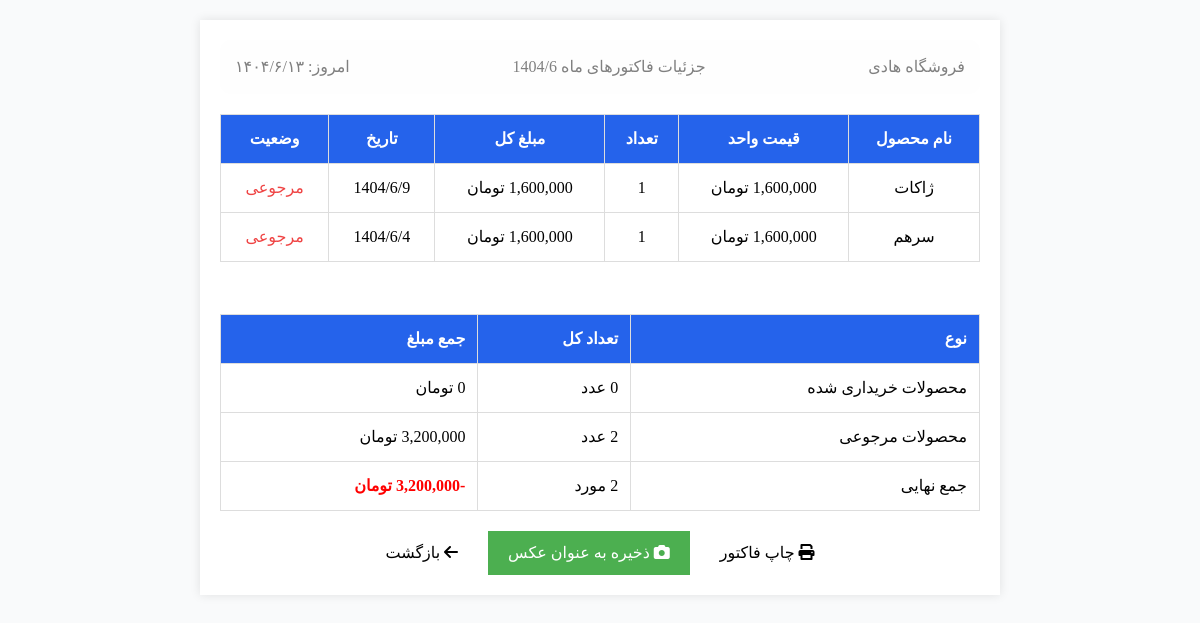
Screenshot of /factor_details.php?month=1404/6 with the database file from the repository.
### tables this page shows
CREATE TABLE IF NOT EXISTS `factor` (
  `id` int NOT NULL AUTO_INCREMENT,
  `name` varchar(255) NOT NULL,
  `price` decimal(10,2) NOT NULL,
  `stock` int NOT NULL,
  `final_price` decimal(10,2) NOT NULL,
  `date` varchar(10) NOT NULL,
  `returned` tinyint(1) DEFAULT '0',
  `created_at` timestamp NULL DEFAULT CURRENT_TIMESTAMP,
  PRIMARY KEY (`id`)
);

### factor_details.php (the view, shortened to what this page needs)
<?php
try {
    $pdo = new PDO("mysql:host=localhost;dbname=salam;charset=utf8", "root", "");
    $pdo->setAttribute(PDO::ATTR_ERRMODE, PDO::ERRMODE_EXCEPTION);
} catch (PDOException $e) {
    die("اتصال به دیتابیس ناموفق بود: " . $e->getMessage());
}
$month = $_GET['month'] ?? '';
$month = htmlspecialchars($month);
$monthParts = explode('/', $month);
$year = $monthParts[0] ?? '';
$monthNum = $monthParts[1] ?? '';
$stmt = $pdo->prepare("
    SELECT * FROM factor
    WHERE date LIKE :month_pattern
    ORDER BY returned ASC, date DESC
");
$stmt->execute([':month_pattern' => "$year/$monthNum/%"]);
$invoices = $stmt->fetchAll(PDO::FETCH_ASSOC);
$totalNormalProducts = 0;
$totalReturnedProducts = 0;
$totalNormalAmount = 0;
$totalReturnedAmount = 0;
foreach ($invoices as $invoice) {
    if ($invoice['returned'] == 1) {
        $totalReturnedProducts += $invoice['stock'];
        $totalReturnedAmount += $invoice['final_price'];
    } else {
        $totalNormalProducts += $invoice['stock'];
        $totalNormalAmount += $invoice['final_price'];
    }
}
$netAmount = $totalNormalAmount - $totalReturnedAmount;
?>
<!DOCTYPE html>
<html lang="fa" dir="rtl">
<head>
    <link href="https://cdn.jsdelivr.net/npm/tailwindcss@2.2.19/dist/tailwind.min.css" rel="stylesheet">
    <link rel="stylesheet" href="https://cdnjs.cloudflare.com/ajax/libs/font-awesome/6.0.0/css/all.min.css">
</head>
<body class="bg-gray-50">
    <div class="container-65 mx-auto px-4 py-8" id="invoice-container">
        <div class="header_section">
            <h1>فروشگاه هادی</h1>
            <p>جزئیات فاکتورهای ماه <?= $month ?></p>
            <div id="current-date">
            </div>
        </div>
        <div class="bg-white  overflow-hidden mb-8">
            <table class="invoice-table">
                <thead>
                    <tr>
                        <th>نام محصول</th>
                        <th>قیمت واحد</th>
                        <th>تعداد</th>
                        <th>مبلغ کل</th>
                        <th>تاریخ</th>
                        <th>وضعیت</th>
                    </tr>
                </thead>
                <tbody>
                    <?php foreach ($invoices as $invoice): ?>
                        <tr class="<?= $invoice['returned'] == 1 ? 'returned-row' : 'normal-row' ?>">
                            <td><?= htmlspecialchars($invoice['name']) ?></td>
                            <td><?= number_format($invoice['price'], 0) ?> تومان</td>
                            <td><?= $invoice['stock'] ?></td>
                            <td><?= number_format($invoice['final_price'], 0) ?> تومان</td>
                            <td><?= htmlspecialchars($invoice['date']) ?></td>
                            <td>
                                <?php if ($invoice['returned'] == 1): ?>
                                    <span class="text-red-500 font-medium">مرجوعی</span>
                                <?php else: ?>
                                    <span class="text-green-500 font-medium">خرید</span>
                                <?php endif; ?>
                            </td>
                        </tr>
                    <?php endforeach; ?>
                </tbody>
            </table>
        </div>
        <table class="summary-table">
    <thead>
        <tr>
            <th>نوع</th>
            <th>تعداد کل</th>
            <th>جمع مبلغ</th>
        </tr>
    </thead>
    <tbody>
        <tr>
            <td>محصولات خریداری شده</td>
            <td><?= $totalNormalProducts ?> عدد</td>
            <td class="<?= $totalNormalAmount < 0 ? 'negative' : '' ?>">
                <?= number_format($totalNormalAmount, 0) ?> تومان
            </td>
        </tr>
        <tr>
            <td>محصولات مرجوعی</td>
            <td class="<?= $totalReturnedProducts < 0 ? 'negative' : '' ?>">
                <?= $totalReturnedProducts ?> عدد
            </td>
            <td class="<?= $totalReturnedAmount < 0 ? 'negative' : '' ?>">
                <?= number_format($totalReturnedAmount, 0) ?> تومان
            </td>
        </tr>
        <tr class="total-row">
            <td>جمع نهایی</td>
            <td class="<?= count($invoices) < 0 ? 'negative' : '' ?>">
                <?= count($invoices) ?> مورد
            </td>
            <td class="<?= $netAmount < 0 ? 'negative' : '' ?>">
                <?= number_format($netAmount, 0) ?> تومان
            </td>
        </tr>
    </tbody>
</table>
        <div class="action-buttons">
            <button onclick="window.print()">
                <i class="fas fa-print"></i>
                چاپ فاکتور
            </button>
            <button id="save-as-image">
                <i class="fas fa-camera"></i>
                ذخیره به عنوان عکس
            </button>
            <a href="factor.php">
                <i class="fas fa-arrow-left"></i>
                بازگشت
            </a>
        </div>
    </div>
</body>
</html>

### factor_details.php (style rules this page uses)
* { font-family: peyda; box-sizing: border-box; }
body { background-color: #f5f5f5; margin: 0; padding: 20px; }
.container-65 { width: 100%; max-width: 800px; margin: 0 auto; background: white; padding: 20px; box-shadow: 0 0 10px rgba(0,0,0,0.1); }
.header_section { background: #FEFEFE; color: gray; padding: 15px; margin-bottom: 20px; text-align: center; border-radius:10px; display: flex; align-items: center; justify-content: space-between; }
.invoice-table { width: 100%; border-collapse: collapse; margin-bottom: 20px; }
.invoice-table th, .invoice-table td { padding: 12px; text-align: center; border: 1px solid #ddd; }
.invoice-table th { background-color: #2563eb; color: white; }
.summary-table { width: 100%; border-collapse: collapse; margin-bottom: 20px; }
.summary-table th, .summary-table td { padding: 12px; text-align: right; border: 1px solid #ddd; }
.summary-table th { background-color: #2563eb; color: white; }
.action-buttons { display: flex; justify-content: center; gap: 10px; margin-top: 20px; }
.action-buttons button, .action-buttons a { padding: 10px 20px; border: none; cursor: pointer; text-decoration: none; display: inline-block; }
#save-as-image { background-color: #4CAF50; color: white; }
.negative { color: red; font-weight: bold; }

### rows the page displays
factor: name "ژاکات", price "1,600,000", stock "1", final_price "1,600,000", date "1404/6/9", returned "مرجوعی"
factor: name "سرهم", price "1,600,000", stock "1", final_price "1,600,000", date "1404/6/4", returned "مرجوعی"

### other values shown
$month "1404/6"
$totalNormalProducts "0"
$netAmount "-3,200,000"
